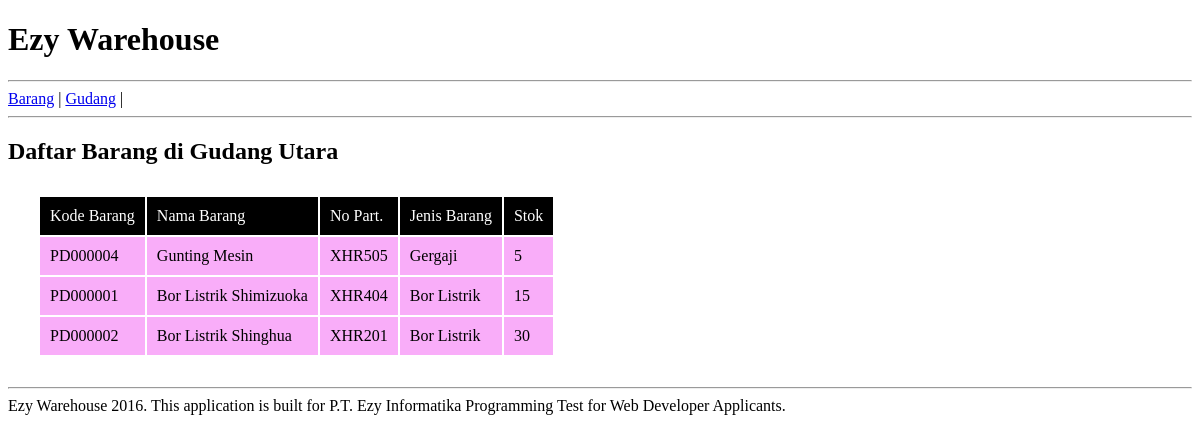
The page /index.php/warehouse/detail/GU on the database its author committed.
### tables this page shows
CREATE TABLE IF NOT EXISTS `master_gudang` (
  `Kode_Gudang` varchar(3) NOT NULL,
  `Nama_Gudang` varchar(45) NOT NULL,
  PRIMARY KEY (`Kode_Gudang`)
);

CREATE TABLE IF NOT EXISTS `master_barang` (
  `Kode_Barang` varchar(100) NOT NULL,
  `Nama_Barang` varchar(45) NOT NULL,
  `No_Part` varchar(45) DEFAULT NULL,
  `Created_Date` date DEFAULT NULL,
  `master_jenis_Kode_Jenis` varchar(2) NOT NULL,
  PRIMARY KEY (`Kode_Barang`),
  KEY `fk_master_barang_master_jenis_idx` (`master_jenis_Kode_Jenis`)
);

CREATE TABLE IF NOT EXISTS `master_jenis` (
  `Kode_Jenis` varchar(2) NOT NULL,
  `Nama_Jenis` varchar(45) DEFAULT NULL,
  PRIMARY KEY (`Kode_Jenis`)
);

### application/controllers/Warehouse.php (called while the page is built, shortened)
<?php
class Warehouse extends CI_Controller{
	public function __construct()
	{
		$this->load->model('barang_model');
		$this->load->model('gudang_model');
	}
	public function detail ($kode_gudang)
	{
		$gudang = $this->gudang_model->get_gudang_by_id($kode_gudang);
		$daftar_barang = $this->barang_model->get_barang_at_gudang($kode_gudang);
		$content = $this->load->view('warehouse/detail', array('daftar_barang'=>$daftar_barang, 'gudang'=>$gudang), true);
		$this->load->view('layout', array('content'=>$content, 'script'=>''));
	}
}

### index.php (called while the page is built, shortened)
<?php
require_once BASEPATH.'core/CodeIgniter.php';

### application/models/Gudang_model.php (called while the page is built, shortened)
<?php
class Gudang_model extends CI_Model {
	public function get_gudang_by_id($id)
	{
		$query = $this->db->query(' SELECT mg.* FROM master_gudang mg WHERE Kode_Gudang="'.$id.'"');
		return $query->row();
	}
}
?>

### application/models/Barang_model.php (called while the page is built, shortened)
<?php
class Barang_model extends CI_Model {
	public function get_barang_at_gudang($kode_gudang)
	{
		$query = $this->db->query("SELECT
									    mb2.*, mj.Nama_Jenis, (SELECT
									    IF(sum(mt.jumlah_barang) IS NULL, 0, sum(mt.jumlah_barang))
									FROM
									    mutasi_barang mt
											LEFT JOIN
										master_gudang mg on mg.Kode_Gudang = mt.master_gudang_Kode_Gudang
									WHERE mg.Kode_Gudang = '".$kode_gudang."' and mt.jenis_mutasi = 'debit' and mt.master_barang_Kode_Barang = mb2.Kode_Barang) - (SELECT
									    IF(sum(mt.jumlah_barang) IS NULL, 0, sum(mt.jumlah_barang))
									FROM
									    mutasi_barang mt
											LEFT JOIN
										master_gudang mg on mg.Kode_Gudang = mt.master_gudang_Kode_Gudang
									WHERE mg.Kode_Gudang = '".$kode_gudang."' and mt.jenis_mutasi = 'kredit' and mt.master_barang_Kode_Barang = mb2.Kode_Barang)  as stok
									FROM
										master_barang mb2
										LEFT JOIN master_jenis mj on mj.Kode_Jenis = mb2.master_jenis_Kode_Jenis
										LEFT JOIN mutasi_barang mt on mt.master_barang_Kode_Barang = mb2.Kode_Barang
										LEFT JOIN master_gudang mg on mg.Kode_Gudang = mt.master_gudang_Kode_Gudang
									WHERE mt.master_gudang_Kode_Gudang = '".$kode_gudang."'
									GROUP BY mb2.Kode_Barang
									ORDER BY mb2.Created_Date");
		return $query->result();
	}
}
?>

### application/views/warehouse/detail.php (the view)
<h2>Daftar Barang di <?php echo $gudang->Nama_Gudang ?></h2>
<table class="ezy-table" id="table-gudang">
	<thead>
		<tr>
			<td>Kode Barang</td>
			<td>Nama Barang</td>
			<td>No Part.</td>
			<td>Jenis Barang</td>
			<td>Stok</td>
		</tr>
	</thead>
	<tbody>
		<?php foreach ($daftar_barang as $row) { ?>
		<tr>
			<td><?php echo $row->Kode_Barang ?></td>
			<td><?php echo $row->Nama_Barang ?></td>
			<td><?php echo $row->No_Part ?></td>
			<td><?php echo $row->Nama_Jenis ?></td>
			<td><?php echo $row->stok; ?></td>
		</tr>
		<?php } ?>
	</tbody>
</table>

### assets/css/main.css (style rules this page uses)
.ezy-table { margin:30px; }
.ezy-table thead td { padding: 10px; background: black; color: white; }
.ezy-table tbody td { padding: 10px; background: #F9ADF9 ; }

### rows shown on the page
master_gudang: Nama_Gudang "Gudang Utara"
master_barang: Kode_Barang "PD000004", Nama_Barang "Gunting Mesin", No_Part "XHR505", master_jenis_Kode_Jenis.Nama_Jenis "Gergaji", stok "5"
master_barang: Kode_Barang "PD000001", Nama_Barang "Bor Listrik Shimizuoka", No_Part "XHR404", master_jenis_Kode_Jenis.Nama_Jenis "Bor Listrik", stok "15"
master_barang: Kode_Barang "PD000002", Nama_Barang "Bor Listrik Shinghua", No_Part "XHR201", master_jenis_Kode_Jenis.Nama_Jenis "Bor Listrik", stok "30"
